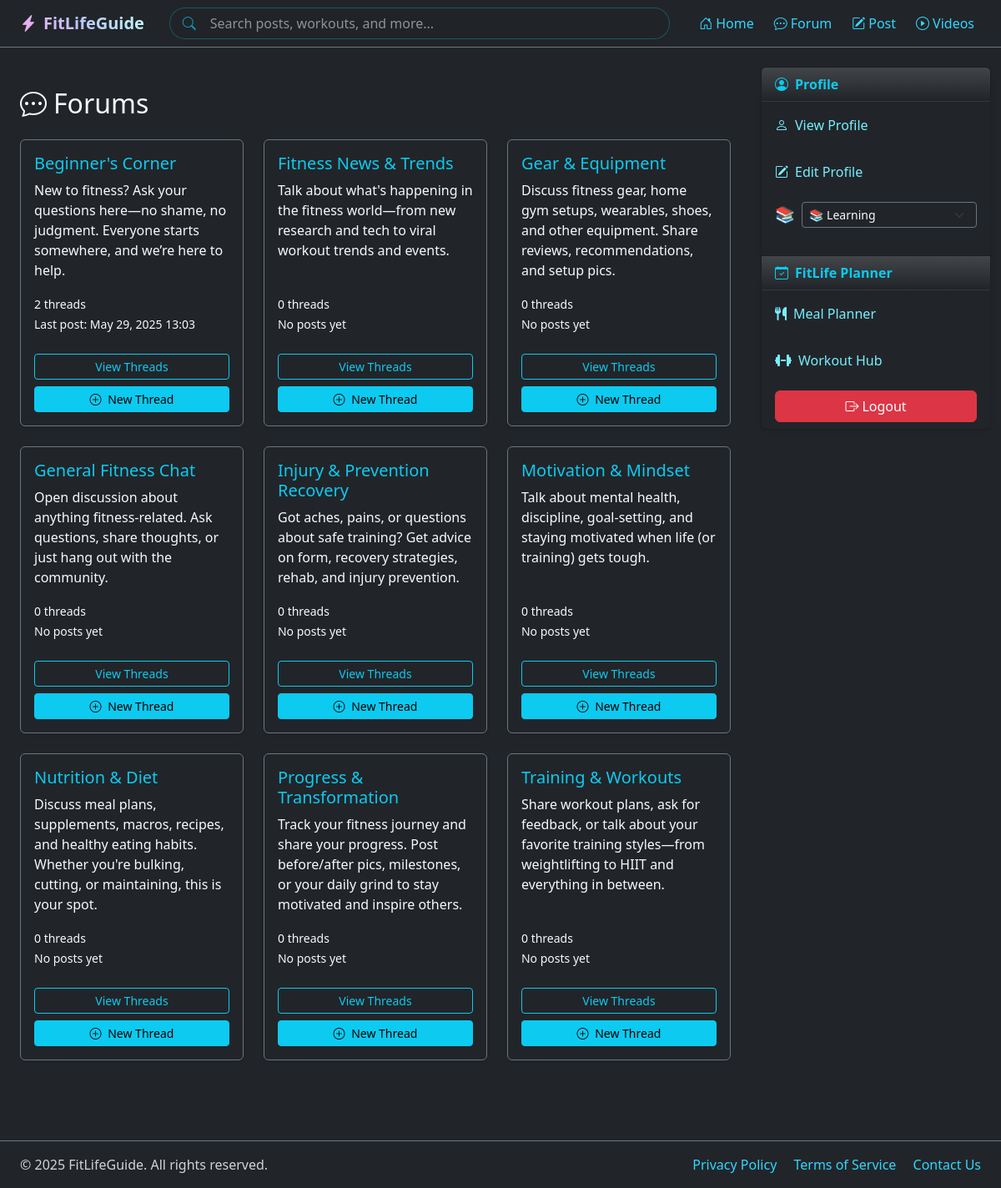
The page /forum/ (signed in) on the database its author committed.
### community/models.py (models this page shows, shortened)
class Forum(models.Model):
    name = models.CharField(max_length=100, unique=True)
    description = models.TextField(blank=True)
    slug = models.SlugField(unique=True, blank=True)
    class Meta:
        verbose_name_plural = "Forums"
        ordering = ['name']

class Thread(models.Model):
    forum = models.ForeignKey(Forum, on_delete=models.CASCADE, related_name='threads')
    title = models.CharField(max_length=200)
    slug = models.SlugField(unique=True, blank=True)
    author = models.ForeignKey(User, on_delete=models.CASCADE, related_name='threads')
    content = models.TextField(default='')
    created_at = models.DateTimeField(auto_now_add=True)
    likes = models.ManyToManyField(User, related_name='thread_likes', blank=True)
    class Meta:
        ordering = ['-created_at']

### users/models.py (models this page shows, shortened)
class Profile(models.Model):
    STATUS_CHOICES = [
        ('💪', 'Working Out'),
        ('🏃', 'Running'),
        ('🧘', 'Meditating'),
        ('🥗', 'Eating Healthy'),
        ('😴', 'Resting'),
        ('🎯', 'Focused'),
        ('🌟', 'Feeling Great'),
        ('🔋', 'Low Energy'),
        ('🎮', 'Taking a Break'),
        ('📚', 'Learning'),
    ]
    user = models.OneToOneField(User, on_delete=models.CASCADE)
    location = models.CharField(max_length=100, blank=True)
    bio = models.TextField(max_length=500, blank=True)
    birth_date = models.DateField(null=True, blank=True)
    avatar = models.ImageField(upload_to='profile_pics', default='profile_pics/default-avatar.png')
    cover_image = models.ImageField(upload_to='cover_pics', default='cover_pics/default-cover.jpg')
    status = models.CharField(max_length=2, choices=STATUS_CHOICES, default='🌟')
    status_updated_at = models.DateTimeField(auto_now=True)

### community/views.py (the view)
# urls.py: path('forum/', views.forum_list, name='forum_list'),
def forum_list(request):
    forums = Forum.objects.all()
    return render(request, 'community/forum_list.html', {'forums': forums})

### community/templates/community/forum_list.html (shortened to what this page needs)
{% extends 'mainpage/base.html' %}
{% load static %}
{% block content %}
<div class="container my-5 text-light">
  <h2 class="mb-4"><i class="bi bi-chat-dots me-2"></i>Forums</h2>
  {% if forums %}
  <div class="row">
    {% for forum in forums %}
    <div class="col-md-6 col-lg-4 mb-4">
      <div class="card bg-dark border-secondary h-100 shadow-sm forum-card">
        <div class="card-body d-flex flex-column">
          <h5 class="card-title text-info">{{ forum.name }}</h5>
          <p class="card-text text-light mb-3">
            {{ forum.description|default:"No description available." }}
          </p>
          <p class="card-text mt-auto">
            <small class="text-light">{{ forum.threads.count }} thread{{ forum.threads.count|pluralize }}</small><br>
            {% if forum.threads.last %}
              <small class="text-light">Last post: {{ forum.threads.last.created_at|date:"M d, Y H:i" }}</small>
            {% else %}
              <small class="text-light">No posts yet</small>
            {% endif %}
          </p>
          <a href="{% url 'forum_threads' forum.slug %}" class="btn btn-outline-info btn-sm mt-2">
            View Threads
          </a>
          <a href="{% url 'thread_create' forum.slug %}" class="btn btn-info btn-sm mt-2">
            <i class="bi bi-plus-circle me-1"></i> New Thread
          </a>
        </div>
      </div>
    </div>
    {% endfor %}
  </div>
  {% else %}
  <p class="text-light">No forums available yet.</p>
  {% endif %}
</div>
{% endblock %}

### mainpage/templates/mainpage/base.html (shortened to what this page needs)
{% load static %}
<!DOCTYPE html>
<html lang="en">
<head>
    <link href="https://cdn.jsdelivr.net/npm/bootstrap@5.3.3/dist/css/bootstrap.min.css" rel="stylesheet">
    <link href="https://cdn.jsdelivr.net/npm/bootstrap-icons@1.10.5/font/bootstrap-icons.css" rel="stylesheet">
    <link rel="stylesheet" href="{% static 'mainpage/styles.css' %}">
</head>
<body class="bg-dark text-light d-flex flex-column min-vh-100">
    <nav class="navbar navbar-expand-lg navbar-dark bg-dark sticky-top border-bottom border-secondary">
        <div class="container-fluid px-4">
            <a class="navbar-brand grad fw-bold" href="{% url 'home' %}">
                <i class="bi bi-lightning-charge-fill me-2"></i>FitLifeGuide
            </a>
            <div class="collapse navbar-collapse" id="navbarNav">
                {% if user.is_authenticated %}
                <form class="d-flex mx-auto search-form my-2 my-lg-0" role="search" method="get" action="{% url 'home' %}">
                    <div class="input-group search-group">
                        <div class="position-relative w-100">
                            <i class="bi bi-search position-absolute search-icon"></i>
                            <input type="search"
                                   class="form-control search-input rounded-pill border-cyan ps-5"
                                   placeholder="Search posts, workouts, and more..."
                                   name="q"
                                   aria-label="Search"
                                   autocomplete="off">
                        </div>
                    </div>
                </form>
                {% endif %}
                <ul class="navbar-nav ms-auto align-items-center gap-2">
                    <li class="nav-item {% if not user.is_authenticated %}text-center{% endif %}">
                        <a class="nav-link text-cyan d-inline-block" href="{% url 'home' %}">
                            <i class="bi bi-house-door me-1"></i>Home
                        </a>
                    </li>
                    {% if user.is_authenticated %}
                    <li class="nav-item d-lg-inline-block text-center">
                        <a class="nav-link text-cyan d-inline-block" href="{% url 'forum_list' %}">
                            <i class="bi bi-chat-dots me-1"></i>Forum
                        </a>
                    </li>
                    <li class="nav-item d-lg-inline-block text-center">
                        <a class="nav-link text-cyan d-inline-block" href="{% url 'posts' %}">
                            <i class="bi bi-pencil-square me-1"></i>Post
                        </a>
                    </li>
                    <li class="nav-item d-lg-inline-block text-center">
                        <a class="nav-link text-cyan d-inline-block" href="{% url 'videos' %}">
                            <i class="bi bi-play-circle me-1"></i>Videos
                        </a>
                    </li>
                    {% endif %}
                </ul>
            </div>
        </div>
    </nav>
    <div class="container-fluid flex-grow-1  pb-4">
        <div class="row">
            <div class="{% if user.is_authenticated %}col-lg-9 col-md-8{% else %}col-12{% endif %}">
                {% block content %}{% endblock %}
            </div>
            {% if user.is_authenticated %}
            <aside class="col-lg-3 col-md-4 d-none d-lg-block">
                {% block sidebar %}
                <div class="card bg-dark text-light shadow-sm sticky-top" style="top: 80px;">
                    <div class="card-header bg-gradient text-info fw-bold">
                        <i class="bi bi-person-circle me-2"></i>Profile
                    </div>
                    <ul class="list-group list-group-flush">
                        <li class="list-group-item bg-dark border-secondary">
                            <a href="{% url 'profile' %}" class="text-decoration-none text-aqua d-block py-2">
                                <i class="bi bi-person me-2"></i>View Profile
                            </a>
                        </li>
                        <li class="list-group-item bg-dark border-secondary">
                            <a href="{% url 'edit_profile' %}" class="text-decoration-none text-aqua d-block py-2">
                                <i class="bi bi-pencil-square me-2"></i>Edit Profile
                            </a>
                        </li>
                        <li class="list-group-item bg-dark border-secondary">
                            <div class="d-flex align-items-center">
                                <span class="current-status me-2" style="font-size: 1.2em;">{{ user.profile.status }}</span>
                                <select id="statusUpdate" class="form-select form-select-sm bg-dark text-light border-secondary" style="font-family: system-ui;">
                                    {% for emoji, text in user.profile.STATUS_CHOICES %}
                                    <option value="{{ emoji }}" {% if user.profile.status == emoji %}selected{% endif %}>
                                        {{ emoji }} {{ text }}
                                    </option>
                                    {% endfor %}
                                </select>
                            </div>
                            <small class="text-muted d-block mt-1">
                                <i class="bi bi-clock me-1"></i>Updated {{ user.profile.status_updated_at|timesince }} ago
                            </small>
                        </li>
                    </ul>
                    <div class="card-header bg-gradient text-info fw-bold">
                        <i class="bi bi-calendar-check me-2"></i>FitLife Planner
                    </div>
                    <ul class="list-group list-group-flush">
                        <li class="list-group-item bg-dark border-secondary">
                            <a href="{% url 'tools:meal_planner' %}" class="text-decoration-none text-aqua d-block py-2">
                                <i class="fa-solid fa-utensils me-2"></i>Meal Planner
                            </a>
                        </li>
                        <li class="list-group-item bg-dark border-secondary">
                            <a href="{% url 'tools:workout_hub' %}" class="text-decoration-none text-aqua d-block py-2">
                                <i class="fa-solid fa-dumbbell me-2"></i>Workout Hub
                            </a>
                        </li>
                        <li class="list-group-item bg-dark border-secondary">
                            <form action="{% url 'logout' %}" method="post" class="m-0 p-0">
                                <button type="submit" class="btn btn-danger w-100">
                                    <i class="bi bi-box-arrow-right me-1"></i>Logout
                                </button>
                            </form>
                        </li>
                    </ul>
                </div>
                {% endblock %}
            </aside>
            {% endif %}
        </div>
    </div>
    <footer class="mt-auto py-3 bg-dark border-top border-secondary">
        <div class="container-fluid px-4">
            <div class="row align-items-center">
                <div class="col-md-6 text-center text-md-start">
                    <span class="text-light-emphasis">&copy; {% now "Y" %} FitLifeGuide. All rights reserved.</span>
                </div>
                <div class="col-md-6 text-center text-md-end mt-3 mt-md-0">
                    <a href="#" class="text-cyan text-decoration-none me-3 hover-bright">Privacy Policy</a>
                    <a href="#" class="text-cyan text-decoration-none me-3 hover-bright">Terms of Service</a>
                    <a href="#" class="text-cyan text-decoration-none hover-bright">Contact Us</a>
                </div>
            </div>
        </div>
    </footer>
</body>
</html>

### mainpage/static/mainpage/styles.css (style rules this page uses)
.grad { background: -webkit-linear-gradient(45deg,#fda3ea,#b8c9ff,#c6fffa); background-clip: text; -webkit-text-fill-color: transparent; }
.border-cyan { border: 1px solid cyan; }
.list-group-item { border: none; }
.text-cyan { color:#32d6ff; }
.text-aqua { color:#77efff; }

### mainpage/templates/mainpage/base.html (style rules this page uses)
.text-light-emphasis { color: rgba(255, 255, 255, 0.8) !important; }
.search-form { width: 100%; max-width: 300px; }
@media (min-width: 768px) { .search-form { max-width: 400px; } }
@media (min-width: 992px) { .search-form { max-width: 500px; } }
@media (min-width: 1200px) { .search-form { max-width: 600px; } }
.search-group { transition: all 0.3s ease; width: 100%; }
.search-input { background-color: rgba(33, 37, 41, 0.8) !important; color: #fff !important; border: 1px solid rgba(13, 202, 240, 0.3) !important; transition: all 0.3s ease; padding-right: 2.5rem; }
.search-input::placeholder { color: rgba(255, 255, 255, 0.5); }
.search-icon { color: rgba(13, 202, 240, 0.7); top: 50%; transform: translateY(-50%); left: 1rem; z-index: 4; pointer-events: none; transition: all 0.3s ease; }

### rows shown on the page
Forum: name "Beginner's Corner", description "New to fitness? Ask your questions here—no shame, no judgment. Everyone starts somewhere, and we’re here to help.", threads.count "2", threads.last.created_at "May 29, 2025 13:03"
Forum: name "Fitness News & Trends", description "Talk about what's happening in the fitness world—from new research and tech to viral workout trends and events.", threads.count "0", shows "No posts yet"
Forum: name "Gear & Equipment", description "Discuss fitness gear, home gym setups, wearables, shoes, and other equipment. Share reviews, recommendations, and setup pics.", threads.count "0", shows "No posts yet"
Forum: name "General Fitness Chat", description "Open discussion about anything fitness-related. Ask questions, share thoughts, or just hang out with the community.", threads.count "0", shows "No posts yet"
Forum: name "Injury & Prevention Recovery", description "Got aches, pains, or questions about safe training? Get advice on form, recovery strategies, rehab, and injury prevention.", threads.count "0", shows "No posts yet"
Forum: name "Motivation & Mindset", description "Talk about mental health, discipline, goal-setting, and staying motivated when life (or training) gets tough.", threads.count "0", shows "No posts yet"
Forum: name "Nutrition & Diet", description "Discuss meal plans, supplements, macros, recipes, and healthy eating habits. Whether you're bulking, cutting, or maintaining, this is your spot.", threads.count "0", shows "No posts yet"
Forum: name "Progress & Transformation", description "Track your fitness journey and share your progress. Post before/after pics, milestones, or your daily grind to stay motivated and inspire others.", threads.count "0", shows "No posts yet"
Forum: name "Training & Workouts", description "Share workout plans, ask for feedback, or talk about your favorite training styles—from weightlifting to HIIT and everything in between.", threads.count "0", shows "No posts yet"

### other values the page prints
{{ user.profile.status }} "📚"
